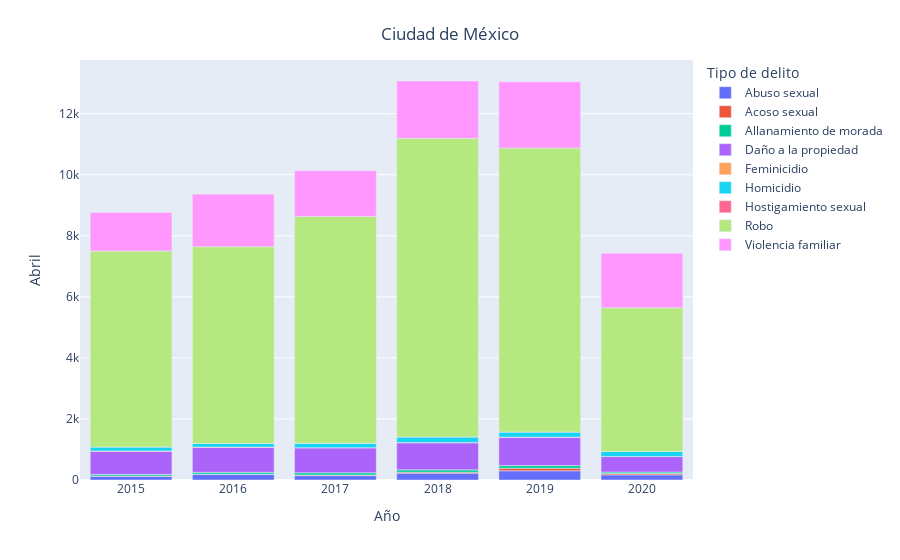

The cell this chart's notebook holds for it:
### Code cell
entidad = 'Ciudad de México'
mes = 'Abril'
fig = px.bar(data2[data2['Entidad'] == entidad].groupby(['Año', 'Entidad', 'Tipo de delito']).sum().reset_index()
                   ,x = 'Año', y = mes, color='Tipo de delito')
fig.update_layout(
    title={
        'text': entidad,
        'y':0.95,
        'x':0.5,
        'xanchor': 'center',
        'yanchor': 'top'})
fig.show()
#Si se deja solo robos se ve como existe una disminución de estos

### Figure 1 — Plotly figure (JSON) as saved in the notebook; plotly's stock layout.template omitted (floating-point values rounded to 4 significant figures)
{"data": [{"alignmentgroup": "True", "hovertemplate": "Tipo de delito=Abuso sexual<br>Año=%{x}<br>Abril=%{y}<extra></extra>", "legendgroup": "Abuso sexual", "marker": {"color": "#636efa"}, "name": "Abuso sexual", "offsetgroup": "Abuso sexual", "orientation": "v", "showlegend": true, "textposition": "auto", "type": "bar", "x": [2015, 2016, 2017, 2018, 2019, 2020], "xaxis": "x", "y": [126, 193, 144, 224, 302, 168], "yaxis": "y"}, {"alignmentgroup": "True", "hovertemplate": "Tipo de delito=Acoso sexual<br>Año=%{x}<br>Abril=%{y}<extra></extra>", "legendgroup": "Acoso sexual", "marker": {"color": "#EF553B"}, "name": "Acoso sexual", "offsetgroup": "Acoso sexual", "orientation": "v", "showlegend": true, "textposition": "auto", "type": "bar", "x": [2015, 2016, 2017, 2018, 2019, 2020], "xaxis": "x", "y": [8, 0, 17, 32, 83, 46], "yaxis": "y"}, {"alignmentgroup": "True", "hovertemplate": "Tipo de delito=Allanamiento de morada<br>Año=%{x}<br>Abril=%{y}<extra></extra>", "legendgroup": "Allanamiento de morada", "marker": {"color": "#00cc96"}, "name": "Allanamiento de morada", "offsetgroup": "Allanamiento de morada", "orientation": "v", "showlegend": true, "textposition": "auto", "type": "bar", "x": [2015, 2016, 2017, 2018, 2019, 2020], "xaxis": "x", "y": [49, 60, 75, 77, 86, 46], "yaxis": "y"}, {"alignmentgroup": "True", "hovertemplate": "Tipo de delito=Daño a la propiedad<br>Año=%{x}<br>Abril=%{y}<extra></extra>", "legendgroup": "Daño a la propiedad", "marker": {"color": "#ab63fa"}, "name": "Daño a la propiedad", "offsetgroup": "Daño a la propiedad", "orientation": "v", "showlegend": true, "textposition": "auto", "type": "bar", "x": [2015, 2016, 2017, 2018, 2019, 2020], "xaxis": "x", "y": [761, 822, 820, 889, 931, 507], "yaxis": "y"}, {"alignmentgroup": "True", "hovertemplate": "Tipo de delito=Feminicidio<br>Año=%{x}<br>Abril=%{y}<extra></extra>", "legendgroup": "Feminicidio", "marker": {"color": "#FFA15A"}, "name": "Feminicidio", "offsetgroup": "Feminicidio", "orientation": "v", "showlegend": true, "textposition": "auto", "type": "bar", "x": [2015, 2016, 2017, 2018, 2019, 2020], "xaxis": "x", "y": [10, 3, 2, 3, 4, 5], "yaxis": "y"}, {"alignmentgroup": "True", "hovertemplate": "Tipo de delito=Homicidio<br>Año=%{x}<br>Abril=%{y}<extra></extra>", "legendgroup": "Homicidio", "marker": {"color": "#19d3f3"}, "name": "Homicidio", "offsetgroup": "Homicidio", "orientation": "v", "showlegend": true, "textposition": "auto", "type": "bar", "x": [2015, 2016, 2017, 2018, 2019, 2020], "xaxis": "x", "y": [130, 120, 147, 187, 167, 163], "yaxis": "y"}, {"alignmentgroup": "True", "hovertemplate": "Tipo de delito=Hostigamiento sexual<br>Año=%{x}<br>Abril=%{y}<extra></extra>", "legendgroup": "Hostigamiento sexual", "marker": {"color": "#FF6692"}, "name": "Hostigamiento sexual", "offsetgroup": "Hostigamiento sexual", "orientation": "v", "showlegend": true, "textposition": "auto", "type": "bar", "x": [2015, 2016, 2017, 2018, 2019, 2020], "xaxis": "x", "y": [0, 0, 0, 0, 0, 0], "yaxis": "y"}, {"alignmentgroup": "True", "hovertemplate": "Tipo de delito=Robo<br>Año=%{x}<br>Abril=%{y}<extra></extra>", "legendgroup": "Robo", "marker": {"color": "#B6E880"}, "name": "Robo", "offsetgroup": "Robo", "orientation": "v", "showlegend": true, "textposition": "auto", "type": "bar", "x": [2015, 2016, 2017, 2018, 2019, 2020], "xaxis": "x", "y": [6417, 6444, 7431, 9782, 9301, 4710], "yaxis": "y"}, {"alignmentgroup": "True", "hovertemplate": "Tipo de delito=Violencia familiar<br>Año=%{x}<br>Abril=%{y}<extra></extra>", "legendgroup": "Violencia familiar", "marker": {"color": "#FF97FF"}, "name": "Violencia familiar", "offsetgroup": "Violencia familiar", "orientation": "v", "showlegend": true, "textposition": "auto", "type": "bar", "x": [2015, 2016, 2017, 2018, 2019, 2020], "xaxis": "x", "y": [1266, 1722, 1495, 1877, 2171, 1786], "yaxis": "y"}], "layout": {"barmode": "relative", "legend": {"title": {"text": "Tipo de delito"}, "tracegroupgap": 0}, "margin": {"t": 60}, "title": {"text": "Ciudad de México", "x": 0.5, "xanchor": "center", "y": 0.95, "yanchor": "top"}, "xaxis": {"anchor": "y", "domain": [0, 1], "title": {"text": "Año"}}, "yaxis": {"anchor": "x", "domain": [0, 1], "title": {"text": "Abril"}}}}
